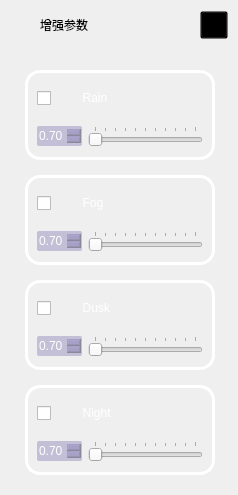
        <widget class="QFrame" name="extraLeftBox_aug">
         <property name="minimumSize">
          <size>
           <width>0</width>
           <height>0</height>
          </size>
         </property>
         <property name="maximumSize">
          <size>
           <width>0</width>
           <height>16777215</height>
          </size>
         </property>
         <property name="frameShape">
          <enum>QFrame::Shape::NoFrame</enum>
         </property>
         <layout class="QVBoxLayout" name="extraColumLayout_2">
          <property name="spacing">
           <number>0</number>
          </property>
          <property name="leftMargin">
           <number>0</number>
          </property>
          <property name="topMargin">
           <number>0</number>
          </property>
          <property name="rightMargin">
           <number>0</number>
          </property>
          <property name="bottomMargin">
           <number>0</number>
          </property>
          <item>
           <widget class="QFrame" name="extraTopBg_2">
            <property name="minimumSize">
             <size>
              <width>0</width>
              <height>50</height>
             </size>
            </property>
            <property name="maximumSize">
             <size>
              <width>16777215</width>
              <height>50</height>
             </size>
            </property>
            <property name="frameShape">
             <enum>QFrame::Shape::NoFrame</enum>
            </property>
            <layout class="QVBoxLayout" name="verticalLayout_21">
             <property name="spacing">
              <number>0</number>
             </property>
             <property name="leftMargin">
              <number>0</number>
             </property>
             <property name="topMargin">
              <number>0</number>
             </property>
             <property name="rightMargin">
              <number>0</number>
             </property>
             <property name="bottomMargin">
              <number>0</number>
             </property>
             <item>
              <layout class="QGridLayout" name="extraTopLayout_2">
               <property name="leftMargin">
                <number>10</number>
               </property>
               <property name="rightMargin">
                <number>10</number>
               </property>
               <property name="horizontalSpacing">
                <number>10</number>
               </property>
               <property name="verticalSpacing">
                <number>0</number>
               </property>
               <item row="0" column="0">
                <widget class="QFrame" name="extraIcon_2">
                 <property name="minimumSize">
                  <size>
                   <width>20</width>
                   <height>0</height>
                  </size>
                 </property>
                 <property name="maximumSize">
                  <size>
                   <width>20</width>
                   <height>20</height>
                  </size>
                 </property>
                 <property name="frameShape">
                  <enum>QFrame::Shape::NoFrame</enum>
                 </property>
                </widget>
               </item>
               <item row="0" column="1">
                <widget class="QLabel" name="extraLabel_2">
                 <property name="minimumSize">
                  <size>
                   <width>150</width>
                   <height>0</height>
                  </size>
                 </property>
                 <property name="styleSheet">
                  <string notr="true">font: 700 14pt &quot;Segoe UI&quot;;</string>
                 </property>
                 <property name="text">
                  <string>增强参数</string>
                 </property>
                </widget>
               </item>
               <item row="0" column="2">
                <widget class="QPushButton" name="extraCloseColumnBtn_2">
                 <property name="minimumSize">
                  <size>
                   <width>28</width>
                   <height>28</height>
                  </size>
                 </property>
                 <property name="maximumSize">
                  <size>
                   <width>28</width>
                   <height>28</height>
                  </size>
                 </property>
                 <property name="cursor">
                  <cursorShape>PointingHandCursor</cursorShape>
                 </property>
                 <property name="toolTip">
                  <string>Close left box</string>
                 </property>
                 <property name="styleSheet">
                  <string notr="true">background: transparent;</string>
                 </property>
                 <property name="text">
                  <string/>
                 </property>
                 <property name="icon">
                  <iconset resource="resources.qrc">
                   <normaloff>:/icons/images/icons/icon_close.png</normaloff>:/icons/images/icons/icon_close.png</iconset>
                 </property>
                 <property name="iconSize">
                  <size>
                   <width>20</width>
                   <height>20</height>
                  </size>
                 </property>
                </widget>
               </item>
              </layout>
             </item>
            </layout>
           </widget>
          </item>
          <item>
           <widget class="QFrame" name="extraContent_2">
            <property name="frameShape">
             <enum>QFrame::Shape::NoFrame</enum>
            </property>
            <layout class="QVBoxLayout" name="verticalLayout_22">
             <property name="spacing">
              <number>15</number>
             </property>
             <property name="leftMargin">
              <number>25</number>
             </property>
             <property name="topMargin">
              <number>20</number>
             </property>
             <property name="rightMargin">
              <number>0</number>
             </property>
             <property name="bottomMargin">
              <number>20</number>
             </property>
             <item>
              <widget class="QFrame" name="RAIN">
               <property name="minimumSize">
                <size>
                 <width>190</width>
                 <height>90</height>
                </size>
               </property>
               <property name="maximumSize">
                <size>
                 <width>190</width>
                 <height>16777215</height>
                </size>
               </property>
               <property name="styleSheet">
                <string notr="true">QFrame#RAIN{
border:3px solid rgb(255, 255, 255);
border-radius:15px;
}</string>
               </property>
               <property name="frameShape">
                <enum>QFrame::Shape::NoFrame</enum>
               </property>
               <layout class="QVBoxLayout" name="verticalLayout_37">
                <property name="topMargin">
                 <number>3</number>
                </property>
                <property name="bottomMargin">
                 <number>3</number>
                </property>
                <item>
                 <widget class="QCheckBox" name="check_rain">
                  <property name="minimumSize">
                   <size>
                    <width>0</width>
                    <height>30</height>
                   </size>
                  </property>
                  <property name="maximumSize">
                   <size>
                    <width>16777215</width>
                    <height>30</height>
                   </size>
                  </property>
                  <property name="cursor">
                   <cursorShape>PointingHandCursor</cursorShape>
                  </property>
                  <property name="layoutDirection">
                   <enum>Qt::LayoutDirection::LeftToRight</enum>
                  </property>
                  <property name="autoFillBackground">
                   <bool>false</bool>
                  </property>
                  <property name="styleSheet">
                   <string notr="true">color: rgb(255,255,255);
font: 700 13pt &quot;Nirmala UI&quot;;</string>
                  </property>
                  <property name="text">
                   <string>        Rain</string>
                  </property>
                 </widget>
                </item>
                <item>
                 <layout class="QHBoxLayout" name="horizontalLayout_30">
                  <item>
                   <widget class="QDoubleSpinBox" name="spin_rain">
                    <property name="minimumSize">
                     <size>
                      <width>0</width>
                      <height>20</height>
                     </size>
                    </property>
                    <property name="styleSheet">
                     <string notr="true">QDoubleSpinBox {
border: 0px solid lightgray;
border-radius: 2px;
background-color:rgba(114, 102, 167,90);
font: 600 9pt &quot;Segoe UI&quot;;
color: rgb(255,255,255)
}
        
QDoubleSpinBox::up-button {
width: 10px;
height: 9px;
margin: 0px 3px 0px 0px;
border-image: url(:/all/img/box_up.png);
}
QDoubleSpinBox::up-button:pressed {
margin-top: 1px;
}
            
QDoubleSpinBox::down-button {
width: 10px;
height: 9px;
margin: 0px 3px 0px 0px;
border-image: url(:/all/img/box_down.png);
}
QDoubleSpinBox::down-button:pressed {
margin-bottom: 1px;
}</string>
                    </property>
                    <property name="maximum">
                     <double>1.000000000000000</double>
                    </property>
                    <property name="singleStep">
                     <double>0.010000000000000</double>
                    </property>
                    <property name="value">
                     <double>0.700000000000000</double>
                    </property>
                   </widget>
                  </item>
                  <item>
                   <widget class="QSlider" name="slider_rain">
                    <property name="maximum">
                     <number>100</number>
                    </property>
                    <property name="orientation">
                     <enum>Qt::Orientation::Horizontal</enum>
                    </property>
                    <property name="tickPosition">
                     <enum>QSlider::TickPosition::TicksAbove</enum>
                    </property>
                   </widget>
                  </item>
                 </layout>
                </item>
               </layout>
              </widget>
             </item>
             <item>
              <widget class="QFrame" name="FOG">
               <property name="minimumSize">
                <size>
                 <width>190</width>
                 <height>90</height>
                </size>
               </property>
               <property name="maximumSize">
                <size>
                 <width>190</width>
                 <height>16777215</height>
                </size>
               </property>
               <property name="styleSheet">
                <string notr="true">QFrame#FOG{
border:3px solid rgb(255, 255, 255);
border-radius:15px;
}</string>
               </property>
               <property name="frameShape">
                <enum>QFrame::Shape::NoFrame</enum>
               </property>
               <layout class="QVBoxLayout" name="verticalLayout_36">
                <property name="topMargin">
                 <number>3</number>
                </property>
                <property name="bottomMargin">
                 <number>3</number>
                </property>
                <item>
                 <widget class="QCheckBox" name="check_fog">
                  <property name="minimumSize">
                   <size>
                    <width>0</width>
                    <height>30</height>
                   </size>
                  </property>
                  <property name="maximumSize">
                   <size>
                    <width>16777215</width>
                    <height>30</height>
                   </size>
                  </property>
                  <property name="cursor">
                   <cursorShape>PointingHandCursor</cursorShape>
                  </property>
                  <property name="layoutDirection">
                   <enum>Qt::LayoutDirection::LeftToRight</enum>
                  </property>
                  <property name="autoFillBackground">
                   <bool>false</bool>
                  </property>
                  <property name="styleSheet">
                   <string notr="true">color: rgb(255,255,255);
font: 700 13pt &quot;Nirmala UI&quot;;</string>
                  </property>
                  <property name="text">
                   <string>        Fog</string>
                  </property>
                 </widget>
                </item>
                <item>
                 <layout class="QHBoxLayout" name="horizontalLayout_29">
                  <item>
                   <widget class="QDoubleSpinBox" name="spin_fog">
                    <property name="minimumSize">
                     <size>
                      <width>0</width>
                      <height>20</height>
                     </size>
                    </property>
                    <property name="styleSheet">
                     <string notr="true">QDoubleSpinBox {
border: 0px solid lightgray;
border-radius: 2px;
background-color:rgba(114, 102, 167,90);
font: 600 9pt &quot;Segoe UI&quot;;
color: rgb(255,255,255)
}
        
QDoubleSpinBox::up-button {
width: 10px;
height: 9px;
margin: 0px 3px 0px 0px;
border-image: url(:/all/img/box_up.png);
}
QDoubleSpinBox::up-button:pressed {
margin-top: 1px;
}
            
QDoubleSpinBox::down-button {
width: 10px;
height: 9px;
margin: 0px 3px 0px 0px;
border-image: url(:/all/img/box_down.png);
}
QDoubleSpinBox::down-button:pressed {
margin-bottom: 1px;
}</string>
                    </property>
                    <property name="maximum">
                     <double>1.000000000000000</double>
                    </property>
                    <property name="singleStep">
                     <double>0.010000000000000</double>
                    </property>
                    <property name="value">
                     <double>0.700000000000000</double>
                    </property>
                   </widget>
                  </item>
                  <item>
                   <widget class="QSlider" name="slider_fog">
                    <property name="maximum">
                     <number>100</number>
                    </property>
                    <property name="orientation">
                     <enum>Qt::Orientation::Horizontal</enum>
                    </property>
                    <property name="tickPosition">
                     <enum>QSlider::TickPosition::TicksAbove</enum>
                    </property>
                   </widget>
                  </item>
                 </layout>
                </item>
               </layout>
              </widget>
             </item>
             <item>
              <widget class="QFrame" name="DUSK">
               <property name="minimumSize">
                <size>
                 <width>190</width>
                 <height>90</height>
                </size>
               </property>
               <property name="maximumSize">
                <size>
                 <width>190</width>
                 <height>16777215</height>
                </size>
               </property>
               <property name="styleSheet">
                <string notr="true">QFrame#DUSK{
border:3px solid rgb(255, 255, 255);
border-radius:15px;
}</string>
               </property>
               <property name="frameShape">
                <enum>QFrame::Shape::NoFrame</enum>
               </property>
               <layout class="QVBoxLayout" name="verticalLayout_33">
                <property name="topMargin">
                 <number>3</number>
                </property>
                <property name="bottomMargin">
                 <number>3</number>
                </property>
                <item>
                 <widget class="QCheckBox" name="check_dusk">
                  <property name="minimumSize">
                   <size>
                    <width>0</width>
                    <height>30</height>
                   </size>
                  </property>
                  <property name="maximumSize">
                   <size>
                    <width>16777215</width>
                    <height>30</height>
                   </size>
                  </property>
                  <property name="cursor">
                   <cursorShape>PointingHandCursor</cursorShape>
                  </property>
                  <property name="layoutDirection">
                   <enum>Qt::LayoutDirection::LeftToRight</enum>
                  </property>
                  <property name="autoFillBackground">
                   <bool>false</bool>
                  </property>
                  <property name="styleSheet">
                   <string notr="true">color: rgb(255,255,255);
font: 700 13pt &quot;Nirmala UI&quot;;</string>
                  </property>
                  <property name="text">
                   <string>        Dusk</string>
                  </property>
                 </widget>
                </item>
                <item>
                 <layout class="QHBoxLayout" name="horizontalLayout_28">
                  <item>
                   <widget class="QDoubleSpinBox" name="spin_dusk">
                    <property name="minimumSize">
                     <size>
                      <width>0</width>
                      <height>20</height>
                     </size>
                    </property>
                    <property name="styleSheet">
                     <string notr="true">QDoubleSpinBox {
border: 0px solid lightgray;
border-radius: 2px;
background-color:rgba(114, 102, 167,90);
font: 600 9pt &quot;Segoe UI&quot;;
color: rgb(255,255,255)
}
        
QDoubleSpinBox::up-button {
width: 10px;
height: 9px;
margin: 0px 3px 0px 0px;
border-image: url(:/all/img/box_up.png);
}
QDoubleSpinBox::up-button:pressed {
margin-top: 1px;
}
            
QDoubleSpinBox::down-button {
width: 10px;
height: 9px;
margin: 0px 3px 0px 0px;
border-image: url(:/all/img/box_down.png);
}
QDoubleSpinBox::down-button:pressed {
margin-bottom: 1px;
}</string>
                    </property>
                    <property name="maximum">
                     <double>1.000000000000000</double>
                    </property>
                    <property name="singleStep">
                     <double>0.010000000000000</double>
                    </property>
                    <property name="value">
                     <double>0.700000000000000</double>
                    </property>
                   </widget>
                  </item>
                  <item>
                   <widget class="QSlider" name="slider_dusk">
                    <property name="maximum">
                     <number>100</number>
                    </property>
                    <property name="orientation">
                     <enum>Qt::Orientation::Horizontal</enum>
                    </property>
                    <property name="tickPosition">
                     <enum>QSlider::TickPosition::TicksAbove</enum>
                    </property>
                   </widget>
                  </item>
                 </layout>
                </item>
               </layout>
              </widget>
             </item>
             <item>
              <widget class="QFrame" name="night">
               <property name="minimumSize">
                <size>
                 <width>190</width>
                 <height>90</height>
                </size>
               </property>
               <property name="maximumSize">
                <size>
                 <width>190</width>
                 <height>16777215</height>
                </size>
               </property>
               <property name="styleSheet">
                <string notr="true">QFrame#night{
border:3px solid rgb(255, 255, 255);
border-radius:15px;
}</string>
               </property>
               <property name="frameShape">
                <enum>QFrame::Shape::NoFrame</enum>
               </property>
               <layout class="QVBoxLayout" name="verticalLayout_39">
                <property name="topMargin">
                 <number>3</number>
                </property>
                <property name="bottomMargin">
                 <number>3</number>
                </property>
                <item>
                 <widget class="QCheckBox" name="check_night">
                  <property name="minimumSize">
                   <size>
                    <width>0</width>
                    <height>30</height>
                   </size>
                  </property>
                  <property name="maximumSize">
                   <size>
                    <width>16777215</width>
                    <height>30</height>
                   </size>
                  </property>
                  <property name="cursor">
                   <cursorShape>PointingHandCursor</cursorShape>
                  </property>
                  <property name="layoutDirection">
                   <enum>Qt::LayoutDirection::LeftToRight</enum>
                  </property>
                  <property name="autoFillBackground">
                   <bool>false</bool>
                  </property>
                  <property name="styleSheet">
                   <string notr="true">color: rgb(255,255,255);
font: 700 13pt &quot;Nirmala UI&quot;;</string>
                  </property>
                  <property name="text">
                   <string>        Night</string>
                  </property>
                 </widget>
                </item>
                <item>
                 <layout class="QHBoxLayout" name="horizontalLayout_32">
                  <item>
                   <widget class="QDoubleSpinBox" name="spin_night">
                    <property name="minimumSize">
                     <size>
                      <width>0</width>
                      <height>20</height>
                     </size>
                    </property>
                    <property name="styleSheet">
                     <string notr="true">QDoubleSpinBox {
border: 0px solid lightgray;
border-radius: 2px;
background-color:rgba(114, 102, 167,90);
font: 600 9pt &quot;Segoe UI&quot;;
color: rgb(255,255,255)
}
        
QDoubleSpinBox::up-button {
width: 10px;
height: 9px;
margin: 0px 3px 0px 0px;
border-image: url(:/all/img/box_up.png);
}
QDoubleSpinBox::up-button:pressed {
margin-top: 1px;
}
            
QDoubleSpinBox::down-button {
width: 10px;
height: 9px;
margin: 0px 3px 0px 0px;
border-image: url(:/all/img/box_down.png);
}
QDoubleSpinBox::down-button:pressed {
margin-bottom: 1px;
}</string>
                    </property>
                    <property name="maximum">
                     <double>1.000000000000000</double>
                    </property>
                    <property name="singleStep">
                     <double>0.010000000000000</double>
                    </property>
                    <property name="value">
                     <double>0.700000000000000</double>
                    </property>
                   </widget>
                  </item>
                  <item>
                   <widget class="QSlider" name="slider_night">
                    <property name="maximum">
                     <number>100</number>
                    </property>
                    <property name="orientation">
                     <enum>Qt::Orientation::Horizontal</enum>
                    </property>
                    <property name="tickPosition">
                     <enum>QSlider::TickPosition::TicksAbove</enum>
                    </property>
                   </widget>
                  </item>
                 </layout>
                </item>
               </layout>
              </widget>
             </item>
            </layout>
           </widget>
          </item>
         </layout>
        </widget>
